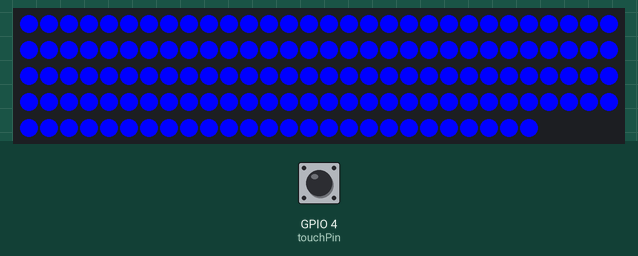
Bench run of a sketch on a simulated ESP32. Shown: 146 RGB LEDs in strip order, left to right, continuing on the next row. The inputs (shaded band) are chosen by the test bench; at power-on: GPIO 4 (touchPin) HIGH. What the sketch prints to the serial monitor is not drawn.

1.4 s: GPIO 4 (touchPin) pulled LOW for 0.15 s
Above: at 1.61 s.
3.2 s: GPIO 4 (touchPin) pulled LOW for 3.2 s
Timing chart, 0 to 6.2 s (numbered marks = the images above; inputs shaded):
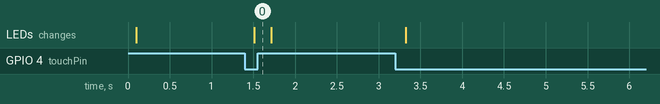

Measured:
- after the input at 1.4 s, the LEDs: change after 0.11 s (image 0)

The sketch:

wall-controller-1.ino
```cpp
#include <WiFi.h>
#include <esp_now.h>
#include <esp_wifi.h>
#include <FastLED.h>

// Replace with your receiver's MAC address
uint8_t receiverAddress[] = {0x0C, 0x8B, 0x95, 0x96, 0x41, 0xF4};

typedef struct struct_message {
    char message[32];
} struct_message;

struct_message myData;

// Capacitive touch pin and threshold
const int touchPin = T0; // GPIO4
const int touchThreshold = 40;

// Variable to keep track of touch state
bool touchDetected = false;

// FastLED configuration
#define LED_PIN     5
#define NUM_LEDS    146
#define BRIGHTNESS  255 // Brightness level (0-255)
CRGB leds[NUM_LEDS];

void onSent(const uint8_t *mac_addr, esp_now_send_status_t status) {
    Serial.print("\r\nLast Packet Send Status:\t");
    Serial.println(status == ESP_NOW_SEND_SUCCESS ? "Delivery Success" : "Delivery Fail");
}

void printMACAddress() {
    uint8_t mac[6];
    WiFi.macAddress(mac);
    Serial.print("MAC Address: ");
    for (int i = 0; i < 6; i++) {
        Serial.printf("%02X", mac[i]);
        if (i < 5) Serial.print(":");
    }
    Serial.println();
}

void setup() {
    Serial.begin(115200);
    WiFi.mode(WIFI_STA);
    WiFi.disconnect();
    delay(100);

    // Print the MAC address of the sender
    printMACAddress();

    // Initialize ESP-NOW
    if (esp_now_init() != ESP_OK) {
        Serial.println("Error initializing ESP-NOW");
        return;
    }

    // Register send callback function
    esp_now_register_send_cb(onSent);

    // Set up peer information
    esp_now_peer_info_t peerInfo;
    memset(&peerInfo, 0, sizeof(peerInfo));
    memcpy(peerInfo.peer_addr, receiverAddress, 6);
    peerInfo.channel = 0;  // Channel 0 means the same channel as the Wi-Fi
    peerInfo.encrypt = false;

    // Add peer
    if (esp_now_add_peer(&peerInfo) != ESP_OK) {
        Serial.println("Failed to add peer");
        return;
    }

    // Initialize FastLED
    FastLED.addLeds<WS2811, LED_PIN, RGB>(leds, NUM_LEDS);//.setCorrection(TypicalLEDStrip);
    FastLED.setBrightness(BRIGHTNESS);
    FastLED.clear();
    FastLED.show();
}

void loop() {
    // Read touch sensor value
    int touchValue = touchRead(touchPin);

    // Print the touch value for debugging
    Serial.print("Touch Value: ");
    Serial.println(touchValue);

    // Check if touch value is below the threshold
    if (touchValue < touchThreshold) {
        if (!touchDetected) {
            Serial.println("Touch detected!");
            touchDetected = true;  // Set the state to indicate touch is detected
            sendMessage("Pressed"); // Send message
            turnOnLEDs();           // Turn on LEDs
        }
    } else {
        if (touchDetected) {
            touchDetected = false; // Reset the state when no touch is detected
            sendMessage("Released"); // Send message
            turnOffLEDs();           // Turn off LEDs
        }
    }

    // Small delay to avoid flooding the serial output
    delay(100);
}

void sendMessage(const char* message) {
    digitalWrite(LED_BUILTIN, HIGH); // Turn on LED
    delay(100); // Keep the LED on for 100 milliseconds for visibility

    strcpy(myData.message, message);
    esp_err_t result = esp_now_send(receiverAddress, (uint8_t *) &myData, sizeof(myData));

    if (result == ESP_OK) {
        Serial.println("Message sent successfully");
    } else {
        Serial.println("Error sending the message");
    }

    digitalWrite(LED_BUILTIN, LOW); // Turn off LED
}

void turnOnLEDs() {
    for (int i = 0; i < NUM_LEDS; i++) {
        leds[i] = CRGB(0, 0, 255);
    }
    FastLED.show();
}

void turnOffLEDs() {
    FastLED.clear();
    FastLED.show();
}
```
